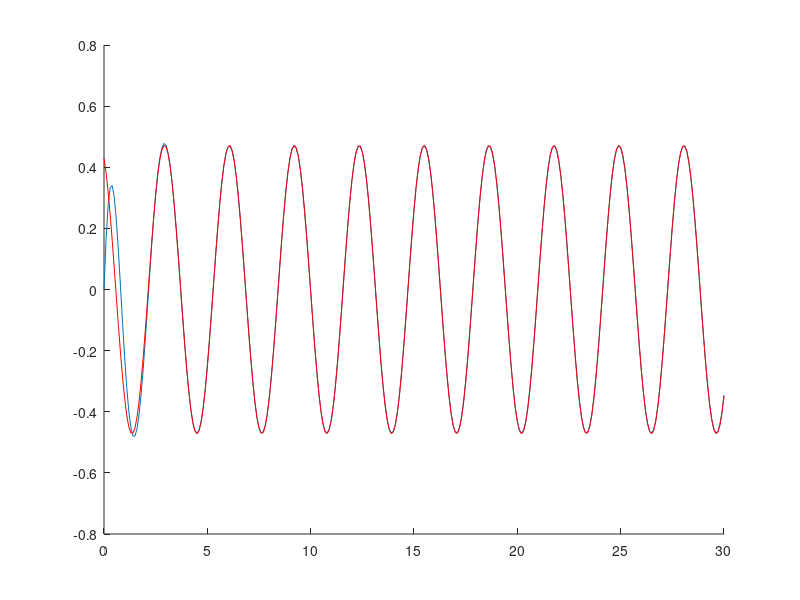

Write MATLAB code to recreate this figure.
clc
clear all
close all

t=0:0.1:30;

sys=tf([1 0],[1 3 10]);

xt=2.*sin(2.*t+deg2rad(70));
y=lsim(sys,xt,t);

yc=0.472.*sin(2.*t+2);

hold on
plot(t,y)
plot(t,yc,'r')